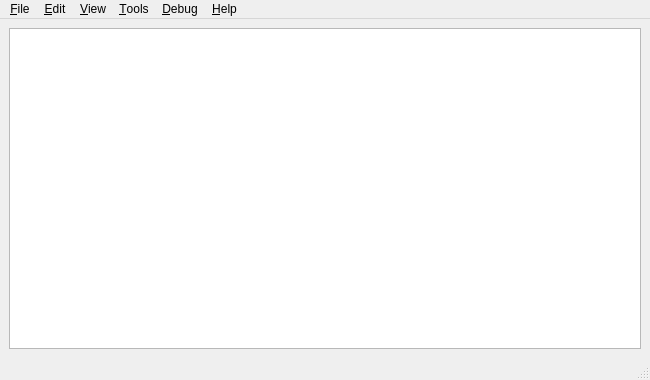
<?xml version="1.0" encoding="UTF-8"?>
<ui version="4.0">
 <class>MainWindow</class>
 <widget class="QMainWindow" name="MainWindow">
  <property name="geometry">
   <rect>
    <x>0</x>
    <y>0</y>
    <width>650</width>
    <height>380</height>
   </rect>
  </property>
  <property name="windowTitle">
   <string>Text editor 3000</string>
  </property>
  <widget class="QWidget" name="centralwidget">
   <layout class="QGridLayout" name="gridLayout">
    <item row="0" column="0">
     <widget class="QTextEdit" name="textEdit">
      <property name="autoFormatting">
       <set>QTextEdit::AutoNone</set>
      </property>
      <property name="documentTitle">
       <string/>
      </property>
      <property name="lineWrapColumnOrWidth">
       <number>0</number>
      </property>
     </widget>
    </item>
   </layout>
  </widget>
  <widget class="QStatusBar" name="statusbar"/>
  <widget class="QMenuBar" name="menubar">
   <property name="geometry">
    <rect>
     <x>0</x>
     <y>0</y>
     <width>650</width>
     <height>23</height>
    </rect>
   </property>
   <widget class="QMenu" name="menuFile">
    <property name="title">
     <string>&amp;File</string>
    </property>
    <addaction name="actionNew"/>
    <addaction name="actionOpen"/>
    <addaction name="actionClose"/>
    <addaction name="actionSave"/>
    <addaction name="actionSave_as"/>
    <addaction name="separator"/>
    <addaction name="actionExit"/>
   </widget>
   <widget class="QMenu" name="menuView">
    <property name="title">
     <string>&amp;View</string>
    </property>
    <addaction name="actionFull_screen"/>
    <addaction name="actionColorTheme"/>
    <addaction name="actionFont"/>
   </widget>
   <widget class="QMenu" name="menuDebug">
    <property name="title">
     <string>&amp;Debug</string>
    </property>
    <addaction name="actionCurrent_file"/>
    <addaction name="actionWindow_size"/>
   </widget>
   <widget class="QMenu" name="menuEdit">
    <property name="title">
     <string>&amp;Edit</string>
    </property>
    <addaction name="separator"/>
    <addaction name="actionCopy"/>
    <addaction name="actionCut"/>
    <addaction name="actionPaste"/>
   </widget>
   <widget class="QMenu" name="menuTools">
    <property name="title">
     <string>&amp;Tools</string>
    </property>
    <addaction name="actionShow_cursor_position_in_status_bar"/>
   </widget>
   <widget class="QMenu" name="menuHelp">
    <property name="title">
     <string>&amp;Help</string>
    </property>
    <addaction name="actionAbout"/>
    <addaction name="actionAbout_Qt"/>
   </widget>
   <addaction name="menuFile"/>
   <addaction name="menuEdit"/>
   <addaction name="menuView"/>
   <addaction name="menuTools"/>
   <addaction name="menuDebug"/>
   <addaction name="menuHelp"/>
  </widget>
  <action name="actionOpen">
   <property name="text">
    <string>Open...</string>
   </property>
   <property name="shortcut">
    <string>Ctrl+O</string>
   </property>
  </action>
  <action name="actionClose">
   <property name="text">
    <string>Close</string>
   </property>
   <property name="shortcut">
    <string>Ctrl+W</string>
   </property>
  </action>
  <action name="actionNew">
   <property name="text">
    <string>New</string>
   </property>
   <property name="shortcut">
    <string>Ctrl+N</string>
   </property>
  </action>
  <action name="actionSave">
   <property name="text">
    <string>Save</string>
   </property>
   <property name="shortcut">
    <string>Ctrl+S</string>
   </property>
  </action>
  <action name="actionSave_as">
   <property name="text">
    <string>Save as...</string>
   </property>
   <property name="shortcut">
    <string>Ctrl+Shift+S</string>
   </property>
  </action>
  <action name="actionExit">
   <property name="text">
    <string>Exit</string>
   </property>
   <property name="shortcut">
    <string>Ctrl+Q</string>
   </property>
  </action>
  <action name="actionFull_screen">
   <property name="checkable">
    <bool>true</bool>
   </property>
   <property name="text">
    <string>Full screen</string>
   </property>
   <property name="shortcut">
    <string>Ctrl+Shift+F11</string>
   </property>
  </action>
  <action name="actionCurrent_file">
   <property name="text">
    <string>Current file</string>
   </property>
  </action>
  <action name="actionWindow_size">
   <property name="text">
    <string>Window size</string>
   </property>
  </action>
  <action name="actionCopy">
   <property name="enabled">
    <bool>false</bool>
   </property>
   <property name="text">
    <string>Copy</string>
   </property>
   <property name="shortcut">
    <string>Ctrl+C</string>
   </property>
  </action>
  <action name="actionCut">
   <property name="enabled">
    <bool>false</bool>
   </property>
   <property name="text">
    <string>Cut</string>
   </property>
   <property name="shortcut">
    <string>Ctrl+X</string>
   </property>
  </action>
  <action name="actionPaste">
   <property name="enabled">
    <bool>true</bool>
   </property>
   <property name="text">
    <string>Paste</string>
   </property>
   <property name="shortcut">
    <string>Ctrl+V</string>
   </property>
  </action>
  <action name="actionShow_cursor_position_in_status_bar">
   <property name="checkable">
    <bool>true</bool>
   </property>
   <property name="text">
    <string>Show cursor position in status bar</string>
   </property>
  </action>
  <action name="actionColorTheme">
   <property name="text">
    <string>Color theme</string>
   </property>
  </action>
  <action name="actionAbout">
   <property name="text">
    <string>About</string>
   </property>
  </action>
  <action name="actionAbout_Qt">
   <property name="text">
    <string>About Qt</string>
   </property>
  </action>
  <action name="actionFont">
   <property name="text">
    <string>Font</string>
   </property>
  </action>
 </widget>
 <resources/>
 <connections/>
</ui>
